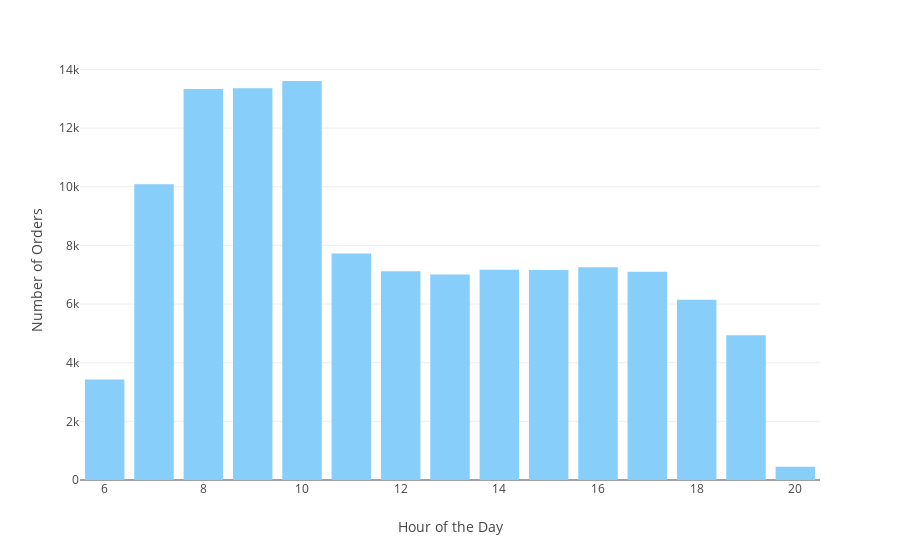

Notebook code for this chart:
### Code cell
# Create a new DataFrame to count the number of unique orders per hour
orders_per_hour = coffee_df.groupby('transaction_hour')['order_id'].nunique().reset_index()

# Create a histogram visualization for the number of unique orders by hour
import plotly.express as px

fig = px.bar(
    orders_per_hour,
    x='transaction_hour',
    y='order_id',
    # title='Orders Distribution by Hour',
    labels={'transaction_hour': 'Hour of the Day', 'order_id': 'Number of Orders'},
    color_discrete_sequence=['lightskyblue']
)

fig.show()

### Figure 1 — Plotly figure (JSON) as saved in the notebook; plotly's stock layout.template omitted (floating-point values rounded to 4 significant figures)
{"data": [{"alignmentgroup": "True", "hovertemplate": "Hour of the Day=%{x}<br>Number of Orders=%{y}<extra></extra>", "legendgroup": "", "marker": {"color": "lightskyblue", "pattern": {"shape": ""}}, "name": "", "offsetgroup": "", "orientation": "v", "showlegend": false, "textposition": "auto", "type": "bar", "x": [6, 7, 8, 9, 10, 11, 12, 13, 14, 15, 16, 17, 18, 19, 20], "xaxis": "x", "y": [3430, 10087, 13334, 13358, 13605, 7727, 7115, 7003, 7169, 7162, 7255, 7104, 6147, 4935, 449], "yaxis": "y"}], "layout": {"autosize": true, "barmode": "relative", "legend": {"tracegroupgap": 0}, "margin": {"t": 60}, "xaxis": {"anchor": "y", "autorange": true, "domain": [0, 1], "range": [5.5, 20.5], "title": {"text": "Hour of the Day"}, "type": "linear"}, "yaxis": {"anchor": "x", "autorange": true, "domain": [0, 1], "range": [0, 14320.0], "title": {"text": "Number of Orders"}, "type": "linear"}}}
